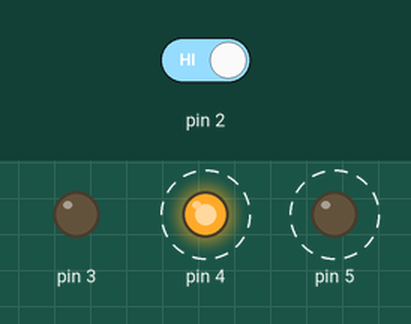
This sketch was run on a simulated Arduino Uno, built with avr-gcc and run on an emulated ATmega328P. Shown: output pins drawn as LEDs (lit = HIGH). Dashed ring = blinking. The test bench sets the inputs (shaded band); at power-on: pin 2 HIGH.

Above: at 1.8 s.
1.9 s: pin 2 driven LOW
At 2.12 s:
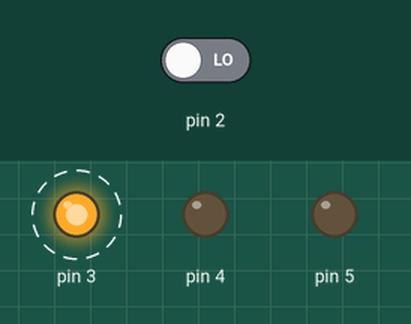
4.9 s: pin 2 driven HIGH
At 5.12 s:
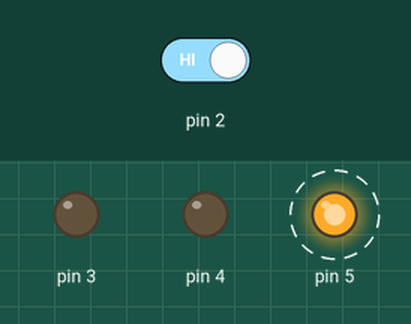
Timing chart, 0 to 13.9 s (numbered marks = the images above; inputs shaded):
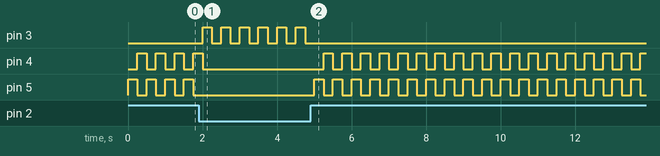

Measured:
- after the input at 1.9 s, pin 3: alternates HIGH for 0.25 s and LOW for 0.25 s, starting after 0.10 s; pin 4: goes on until 2.0 s, then stays LOW; pin 5: stops changing and stays LOW
- after the input at 4.9 s, pin 3: stops changing and stays LOW; pin 4: alternates HIGH for 0.25 s and LOW for 0.25 s, starting after 0.35 s; pin 5: alternates HIGH for 0.25 s and LOW for 0.25 s, starting after 0.10 s
- by itself, pin 4, pin 5: alternates HIGH for 0.25 s and LOW for 0.25 s

The sketch:

ss_interface_leds.ino
```cpp
int switchState = 0;

void setup() {
  pinMode(3, OUTPUT);
  pinMode(4, OUTPUT);
  pinMode(5, OUTPUT);
  pinMode(2, INPUT);
}

void loop() {
  switchState = digitalRead(2);
  if (switchState == LOW) {
    digitalWrite(3, HIGH); //Green
    digitalWrite(4, LOW); //Red
    digitalWrite(5, LOW); //Red
    delay(250);
    digitalWrite(3, LOW);
    delay(250);
    digitalWrite(3, HIGH);
  } else {
    digitalWrite(3, LOW);
    digitalWrite(4, LOW);
    digitalWrite(5, HIGH);

    delay(250);

    digitalWrite(4, HIGH);
    digitalWrite(5, LOW);

    delay(250);

  }
}
```
